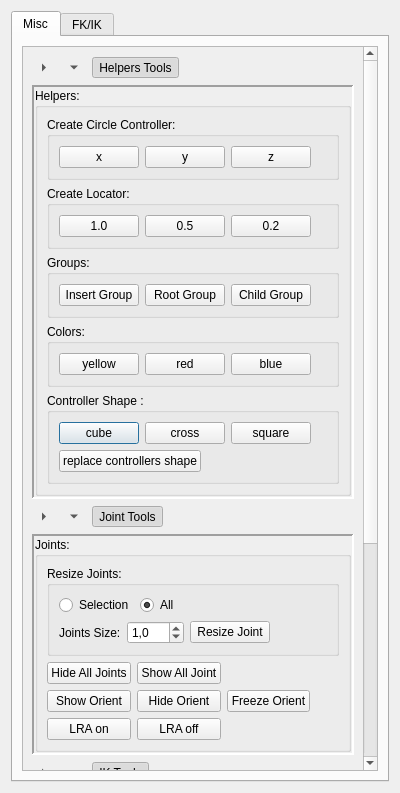
<?xml version="1.0" encoding="UTF-8"?>
<ui version="4.0">
 <class>Dialog</class>
 <widget class="QDialog" name="Dialog">
  <property name="geometry">
   <rect>
    <x>0</x>
    <y>0</y>
    <width>400</width>
    <height>793</height>
   </rect>
  </property>
  <property name="windowTitle">
   <string>My Maya Scripts</string>
  </property>
  <property name="locale">
   <locale language="French" country="France"/>
  </property>
  <layout class="QVBoxLayout" name="verticalLayout_3">
   <item>
    <widget class="QTabWidget" name="tabWidget">
     <property name="currentIndex">
      <number>0</number>
     </property>
     <widget class="QWidget" name="tab">
      <attribute name="title">
       <string>Misc</string>
      </attribute>
      <layout class="QVBoxLayout" name="verticalLayout_17">
       <item>
        <widget class="QScrollArea" name="scrollArea">
         <property name="widgetResizable">
          <bool>true</bool>
         </property>
         <widget class="QWidget" name="scrollAreaWidgetContents">
          <property name="geometry">
           <rect>
            <x>0</x>
            <y>0</y>
            <width>339</width>
            <height>980</height>
           </rect>
          </property>
          <layout class="QVBoxLayout" name="verticalLayout_4">
           <item>
            <layout class="QHBoxLayout" name="horizontalLayout_11">
             <item>
              <widget class="QToolButton" name="helpTool_arrowL_tb">
               <property name="enabled">
                <bool>true</bool>
               </property>
               <property name="text">
                <string>...</string>
               </property>
               <property name="autoRaise">
                <bool>true</bool>
               </property>
               <property name="arrowType">
                <enum>Qt::RightArrow</enum>
               </property>
              </widget>
             </item>
             <item>
              <widget class="QToolButton" name="helpTool_arrowD_tb">
               <property name="text">
                <string>...</string>
               </property>
               <property name="autoRaise">
                <bool>true</bool>
               </property>
               <property name="arrowType">
                <enum>Qt::DownArrow</enum>
               </property>
              </widget>
             </item>
             <item>
              <widget class="QToolButton" name="helpTool_tb">
               <property name="text">
                <string>Helpers Tools</string>
               </property>
               <property name="checkable">
                <bool>true</bool>
               </property>
               <property name="checked">
                <bool>true</bool>
               </property>
               <property name="popupMode">
                <enum>QToolButton::DelayedPopup</enum>
               </property>
               <property name="toolButtonStyle">
                <enum>Qt::ToolButtonTextBesideIcon</enum>
               </property>
               <property name="autoRaise">
                <bool>true</bool>
               </property>
               <property name="arrowType">
                <enum>Qt::NoArrow</enum>
               </property>
              </widget>
             </item>
             <item>
              <spacer name="horizontalSpacer_12">
               <property name="orientation">
                <enum>Qt::Horizontal</enum>
               </property>
               <property name="sizeHint" stdset="0">
                <size>
                 <width>40</width>
                 <height>20</height>
                </size>
               </property>
              </spacer>
             </item>
            </layout>
           </item>
           <item>
            <widget class="QFrame" name="frame">
             <property name="frameShape">
              <enum>QFrame::Panel</enum>
             </property>
             <property name="frameShadow">
              <enum>QFrame::Sunken</enum>
             </property>
             <property name="lineWidth">
              <number>2</number>
             </property>
             <layout class="QVBoxLayout" name="verticalLayout_5">
              <property name="margin">
               <number>1</number>
              </property>
              <item>
               <widget class="QGroupBox" name="helpers_grp">
                <property name="title">
                 <string>Helpers:</string>
                </property>
                <layout class="QVBoxLayout" name="verticalLayout_6">
                 <item>
                  <widget class="QGroupBox" name="groupBox_2">
                   <property name="title">
                    <string>Create Circle Controller:</string>
                   </property>
                   <layout class="QVBoxLayout" name="verticalLayout">
                    <item>
                     <layout class="QHBoxLayout" name="horizontalLayout">
                      <item>
                       <widget class="QPushButton" name="circleX_pb">
                        <property name="text">
                         <string>x</string>
                        </property>
                        <property name="autoDefault">
                         <bool>false</bool>
                        </property>
                       </widget>
                      </item>
                      <item>
                       <widget class="QPushButton" name="circleY_pb">
                        <property name="text">
                         <string>y</string>
                        </property>
                        <property name="autoDefault">
                         <bool>false</bool>
                        </property>
                       </widget>
                      </item>
                      <item>
                       <widget class="QPushButton" name="circleZ_pb">
                        <property name="text">
                         <string>z</string>
                        </property>
                        <property name="autoDefault">
                         <bool>false</bool>
                        </property>
                       </widget>
                      </item>
                      <item>
                       <spacer name="horizontalSpacer">
                        <property name="orientation">
                         <enum>Qt::Horizontal</enum>
                        </property>
                        <property name="sizeHint" stdset="0">
                         <size>
                          <width>40</width>
                          <height>20</height>
                         </size>
                        </property>
                       </spacer>
                      </item>
                     </layout>
                    </item>
                   </layout>
                  </widget>
                 </item>
                 <item>
                  <widget class="QGroupBox" name="groupBox_5">
                   <property name="title">
                    <string>Create Locator:</string>
                   </property>
                   <layout class="QVBoxLayout" name="verticalLayout_2">
                    <item>
                     <layout class="QHBoxLayout" name="horizontalLayout_2">
                      <item>
                       <widget class="QPushButton" name="loc10_pb">
                        <property name="text">
                         <string>1.0</string>
                        </property>
                        <property name="autoDefault">
                         <bool>false</bool>
                        </property>
                       </widget>
                      </item>
                      <item>
                       <widget class="QPushButton" name="loc05_pb">
                        <property name="text">
                         <string>0.5</string>
                        </property>
                        <property name="autoDefault">
                         <bool>false</bool>
                        </property>
                       </widget>
                      </item>
                      <item>
                       <widget class="QPushButton" name="loc02_pb">
                        <property name="text">
                         <string>0.2</string>
                        </property>
                        <property name="autoDefault">
                         <bool>false</bool>
                        </property>
                       </widget>
                      </item>
                      <item>
                       <spacer name="horizontalSpacer_2">
                        <property name="orientation">
                         <enum>Qt::Horizontal</enum>
                        </property>
                        <property name="sizeHint" stdset="0">
                         <size>
                          <width>40</width>
                          <height>20</height>
                         </size>
                        </property>
                       </spacer>
                      </item>
                     </layout>
                    </item>
                   </layout>
                  </widget>
                 </item>
                 <item>
                  <widget class="QGroupBox" name="groupBox_6">
                   <property name="title">
                    <string>Groups:</string>
                   </property>
                   <layout class="QVBoxLayout" name="verticalLayout_13">
                    <item>
                     <layout class="QHBoxLayout" name="horizontalLayout_4">
                      <item>
                       <widget class="QPushButton" name="insertGrp_pb">
                        <property name="text">
                         <string>Insert Group</string>
                        </property>
                        <property name="autoDefault">
                         <bool>false</bool>
                        </property>
                       </widget>
                      </item>
                      <item>
                       <widget class="QPushButton" name="rootGrp_pb">
                        <property name="toolTip">
                         <string>parent the selected object to a group, under the world. Break hierarchy if necessary.</string>
                        </property>
                        <property name="text">
                         <string>Root Group</string>
                        </property>
                        <property name="autoDefault">
                         <bool>false</bool>
                        </property>
                       </widget>
                      </item>
                      <item>
                       <widget class="QPushButton" name="childGrp_pb">
                        <property name="toolTip">
                         <string>insert group in hierarchy, as parent of the selected object</string>
                        </property>
                        <property name="text">
                         <string>Child Group</string>
                        </property>
                        <property name="autoDefault">
                         <bool>false</bool>
                        </property>
                       </widget>
                      </item>
                      <item>
                       <spacer name="horizontalSpacer_5">
                        <property name="orientation">
                         <enum>Qt::Horizontal</enum>
                        </property>
                        <property name="sizeHint" stdset="0">
                         <size>
                          <width>40</width>
                          <height>20</height>
                         </size>
                        </property>
                       </spacer>
                      </item>
                     </layout>
                    </item>
                   </layout>
                  </widget>
                 </item>
                 <item>
                  <widget class="QGroupBox" name="groupBox_11">
                   <property name="title">
                    <string>Colors:</string>
                   </property>
                   <layout class="QVBoxLayout" name="verticalLayout_15">
                    <item>
                     <layout class="QHBoxLayout" name="horizontalLayout_5">
                      <item>
                       <widget class="QPushButton" name="yellow_pb">
                        <property name="text">
                         <string>yellow</string>
                        </property>
                        <property name="autoDefault">
                         <bool>false</bool>
                        </property>
                       </widget>
                      </item>
                      <item>
                       <widget class="QPushButton" name="red_pb">
                        <property name="text">
                         <string>red</string>
                        </property>
                        <property name="autoDefault">
                         <bool>false</bool>
                        </property>
                       </widget>
                      </item>
                      <item>
                       <widget class="QPushButton" name="blue_pb">
                        <property name="text">
                         <string>blue</string>
                        </property>
                        <property name="autoDefault">
                         <bool>false</bool>
                        </property>
                       </widget>
                      </item>
                      <item>
                       <spacer name="horizontalSpacer_6">
                        <property name="orientation">
                         <enum>Qt::Horizontal</enum>
                        </property>
                        <property name="sizeHint" stdset="0">
                         <size>
                          <width>40</width>
                          <height>20</height>
                         </size>
                        </property>
                       </spacer>
                      </item>
                     </layout>
                    </item>
                   </layout>
                  </widget>
                 </item>
                 <item>
                  <widget class="QGroupBox" name="groupBox">
                   <property name="title">
                    <string>Controller Shape :</string>
                   </property>
                   <layout class="QVBoxLayout" name="verticalLayout_18">
                    <item>
                     <layout class="QHBoxLayout" name="horizontalLayout_13">
                      <item>
                       <widget class="QPushButton" name="ctrlCube_pb">
                        <property name="text">
                         <string>cube</string>
                        </property>
                       </widget>
                      </item>
                      <item>
                       <widget class="QPushButton" name="ctrlCross_pb">
                        <property name="text">
                         <string>cross</string>
                        </property>
                       </widget>
                      </item>
                      <item>
                       <widget class="QPushButton" name="strlSquare_pb">
                        <property name="text">
                         <string>square</string>
                        </property>
                       </widget>
                      </item>
                      <item>
                       <spacer name="horizontalSpacer_14">
                        <property name="orientation">
                         <enum>Qt::Horizontal</enum>
                        </property>
                        <property name="sizeHint" stdset="0">
                         <size>
                          <width>40</width>
                          <height>20</height>
                         </size>
                        </property>
                       </spacer>
                      </item>
                     </layout>
                    </item>
                    <item>
                     <layout class="QHBoxLayout" name="horizontalLayout_14">
                      <item>
                       <widget class="QPushButton" name="mergeControl_pb">
                        <property name="text">
                         <string>replace controllers shape</string>
                        </property>
                       </widget>
                      </item>
                      <item>
                       <spacer name="horizontalSpacer_15">
                        <property name="orientation">
                         <enum>Qt::Horizontal</enum>
                        </property>
                        <property name="sizeHint" stdset="0">
                         <size>
                          <width>40</width>
                          <height>20</height>
                         </size>
                        </property>
                       </spacer>
                      </item>
                     </layout>
                    </item>
                   </layout>
                  </widget>
                 </item>
                </layout>
               </widget>
              </item>
             </layout>
            </widget>
           </item>
           <item>
            <layout class="QHBoxLayout" name="horizontalLayout_10">
             <property name="spacing">
              <number>6</number>
             </property>
             <item>
              <widget class="QToolButton" name="jointTool_arrowL_tb">
               <property name="enabled">
                <bool>true</bool>
               </property>
               <property name="text">
                <string>...</string>
               </property>
               <property name="autoRaise">
                <bool>true</bool>
               </property>
               <property name="arrowType">
                <enum>Qt::RightArrow</enum>
               </property>
              </widget>
             </item>
             <item>
              <widget class="QToolButton" name="jointTool_arrowD_tb">
               <property name="text">
                <string>...</string>
               </property>
               <property name="autoRaise">
                <bool>true</bool>
               </property>
               <property name="arrowType">
                <enum>Qt::DownArrow</enum>
               </property>
              </widget>
             </item>
             <item>
              <widget class="QToolButton" name="jointTool_tb">
               <property name="text">
                <string>Joint Tools</string>
               </property>
               <property name="checkable">
                <bool>true</bool>
               </property>
               <property name="checked">
                <bool>true</bool>
               </property>
               <property name="popupMode">
                <enum>QToolButton::DelayedPopup</enum>
               </property>
               <property name="toolButtonStyle">
                <enum>Qt::ToolButtonTextBesideIcon</enum>
               </property>
               <property name="autoRaise">
                <bool>true</bool>
               </property>
               <property name="arrowType">
                <enum>Qt::NoArrow</enum>
               </property>
              </widget>
             </item>
             <item>
              <spacer name="horizontalSpacer_11">
               <property name="orientation">
                <enum>Qt::Horizontal</enum>
               </property>
               <property name="sizeHint" stdset="0">
                <size>
                 <width>40</width>
                 <height>20</height>
                </size>
               </property>
              </spacer>
             </item>
            </layout>
           </item>
           <item>
            <widget class="QFrame" name="frame_2">
             <property name="frameShape">
              <enum>QFrame::Panel</enum>
             </property>
             <property name="frameShadow">
              <enum>QFrame::Sunken</enum>
             </property>
             <property name="lineWidth">
              <number>2</number>
             </property>
             <layout class="QVBoxLayout" name="verticalLayout_12">
              <property name="spacing">
               <number>1</number>
              </property>
              <property name="sizeConstraint">
               <enum>QLayout::SetDefaultConstraint</enum>
              </property>
              <property name="margin">
               <number>1</number>
              </property>
              <item>
               <widget class="QGroupBox" name="joint_grp">
                <property name="title">
                 <string>Joints:</string>
                </property>
                <layout class="QVBoxLayout" name="verticalLayout_7">
                 <item>
                  <widget class="QGroupBox" name="groupBox_4">
                   <property name="title">
                    <string>Resize Joints:</string>
                   </property>
                   <layout class="QVBoxLayout" name="verticalLayout_11">
                    <item>
                     <layout class="QHBoxLayout" name="horizontalLayout_9">
                      <item>
                       <widget class="QRadioButton" name="jointSizeSel_rb1">
                        <property name="text">
                         <string>Selection</string>
                        </property>
                       </widget>
                      </item>
                      <item>
                       <widget class="QRadioButton" name="jointSizeSel_rb2">
                        <property name="text">
                         <string>All</string>
                        </property>
                        <property name="checked">
                         <bool>true</bool>
                        </property>
                       </widget>
                      </item>
                      <item>
                       <spacer name="horizontalSpacer_10">
                        <property name="orientation">
                         <enum>Qt::Horizontal</enum>
                        </property>
                        <property name="sizeHint" stdset="0">
                         <size>
                          <width>40</width>
                          <height>20</height>
                         </size>
                        </property>
                       </spacer>
                      </item>
                     </layout>
                    </item>
                    <item>
                     <layout class="QHBoxLayout" name="horizontalLayout_3">
                      <item>
                       <widget class="QLabel" name="label">
                        <property name="text">
                         <string>Joints Size:</string>
                        </property>
                       </widget>
                      </item>
                      <item>
                       <widget class="QDoubleSpinBox" name="jointSize_sb">
                        <property name="decimals">
                         <number>1</number>
                        </property>
                        <property name="singleStep">
                         <double>0.100000000000000</double>
                        </property>
                        <property name="value">
                         <double>1.000000000000000</double>
                        </property>
                       </widget>
                      </item>
                      <item>
                       <widget class="QPushButton" name="resizeJoint_pb">
                        <property name="text">
                         <string>Resize Joint</string>
                        </property>
                        <property name="autoDefault">
                         <bool>false</bool>
                        </property>
                       </widget>
                      </item>
                      <item>
                       <spacer name="horizontalSpacer_3">
                        <property name="orientation">
                         <enum>Qt::Horizontal</enum>
                        </property>
                        <property name="sizeHint" stdset="0">
                         <size>
                          <width>40</width>
                          <height>20</height>
                         </size>
                        </property>
                       </spacer>
                      </item>
                     </layout>
                    </item>
                   </layout>
                  </widget>
                 </item>
                 <item>
                  <layout class="QGridLayout" name="gridLayout">
                   <item row="1" column="2">
                    <widget class="QPushButton" name="freezeOrient_pb">
                     <property name="styleSheet">
                      <string notr="true"/>
                     </property>
                     <property name="text">
                      <string>Freeze Orient</string>
                     </property>
                     <property name="autoDefault">
                      <bool>false</bool>
                     </property>
                    </widget>
                   </item>
                   <item row="2" column="1">
                    <widget class="QPushButton" name="lraOff_pb">
                     <property name="text">
                      <string>LRA off</string>
                     </property>
                     <property name="autoDefault">
                      <bool>false</bool>
                     </property>
                    </widget>
                   </item>
                   <item row="0" column="1">
                    <widget class="QPushButton" name="showJoints_pb">
                     <property name="text">
                      <string>Show All Joint</string>
                     </property>
                     <property name="autoDefault">
                      <bool>false</bool>
                     </property>
                    </widget>
                   </item>
                   <item row="2" column="0">
                    <widget class="QPushButton" name="lraOn_pb">
                     <property name="text">
                      <string>LRA on</string>
                     </property>
                     <property name="autoDefault">
                      <bool>false</bool>
                     </property>
                    </widget>
                   </item>
                   <item row="1" column="1">
                    <widget class="QPushButton" name="hideOrient_pb">
                     <property name="text">
                      <string>Hide Orient</string>
                     </property>
                     <property name="autoDefault">
                      <bool>false</bool>
                     </property>
                    </widget>
                   </item>
                   <item row="0" column="0">
                    <widget class="QPushButton" name="hideJoint_pb">
                     <property name="text">
                      <string>Hide All Joints</string>
                     </property>
                     <property name="autoDefault">
                      <bool>false</bool>
                     </property>
                    </widget>
                   </item>
                   <item row="1" column="0">
                    <widget class="QPushButton" name="showOrient_pb">
                     <property name="text">
                      <string>Show Orient</string>
                     </property>
                     <property name="autoDefault">
                      <bool>false</bool>
                     </property>
                    </widget>
                   </item>
                   <item row="1" column="3">
                    <spacer name="horizontalSpacer_4">
                     <property name="orientation">
                      <enum>Qt::Horizontal</enum>
                     </property>
                     <property name="sizeHint" stdset="0">
                      <size>
                       <width>40</width>
                       <height>20</height>
                      </size>
                     </property>
                    </spacer>
                   </item>
                  </layout>
                 </item>
                </layout>
               </widget>
              </item>
             </layout>
            </widget>
           </item>
           <item>
            <layout class="QHBoxLayout" name="horizontalLayout_12">
             <item>
              <widget class="QToolButton" name="ikTool_arrowL_tb">
               <property name="enabled">
                <bool>true</bool>
               </property>
               <property name="text">
                <string>...</string>
               </property>
               <property name="autoRaise">
                <bool>true</bool>
               </property>
               <property name="arrowType">
                <enum>Qt::RightArrow</enum>
               </property>
              </widget>
             </item>
             <item>
              <widget class="QToolButton" name="ikTool_arrowD_tb">
               <property name="text">
                <string>...</string>
               </property>
               <property name="autoRaise">
                <bool>true</bool>
               </property>
               <property name="arrowType">
                <enum>Qt::DownArrow</enum>
               </property>
              </widget>
             </item>
             <item>
              <widget class="QToolButton" name="ikTool_tb">
               <property name="text">
                <string>IK Tools</string>
               </property>
               <property name="checkable">
                <bool>true</bool>
               </property>
               <property name="checked">
                <bool>true</bool>
               </property>
               <property name="popupMode">
                <enum>QToolButton::DelayedPopup</enum>
               </property>
               <property name="toolButtonStyle">
                <enum>Qt::ToolButtonTextBesideIcon</enum>
               </property>
               <property name="autoRaise">
                <bool>true</bool>
               </property>
               <property name="arrowType">
                <enum>Qt::NoArrow</enum>
               </property>
              </widget>
             </item>
             <item>
              <spacer name="horizontalSpacer_13">
               <property name="orientation">
                <enum>Qt::Horizontal</enum>
               </property>
               <property name="sizeHint" stdset="0">
                <size>
                 <width>40</width>
                 <height>20</height>
                </size>
               </property>
              </spacer>
             </item>
            </layout>
           </item>
           <item>
            <widget class="QFrame" name="frame_3">
             <property name="frameShape">
              <enum>QFrame::Panel</enum>
             </property>
             <property name="frameShadow">
              <enum>QFrame::Sunken</enum>
             </property>
             <property name="lineWidth">
              <number>2</number>
             </property>
             <property name="midLineWidth">
              <number>0</number>
             </property>
             <layout class="QVBoxLayout" name="verticalLayout_8">
              <property name="spacing">
               <number>6</number>
              </property>
              <property name="margin">
               <number>1</number>
              </property>
              <item>
               <widget class="QGroupBox" name="ikTools_grp">
                <property name="title">
                 <string>IK Tools:</string>
                </property>
                <layout class="QVBoxLayout" name="verticalLayout_9">
                 <item>
                  <widget class="QGroupBox" name="groupBox_8">
                   <property name="title">
                    <string>Dimensions:</string>
                   </property>
                   <layout class="QHBoxLayout" name="horizontalLayout_7">
                    <item>
                     <widget class="QPushButton" name="dim_pb">
                      <property name="text">
                       <string>create distance system</string>
                      </property>
                      <property name="autoDefault">
                       <bool>false</bool>
                      </property>
                     </widget>
                    </item>
                    <item>
                     <spacer name="horizontalSpacer_8">
                      <property name="orientation">
                       <enum>Qt::Horizontal</enum>
                      </property>
                      <property name="sizeHint" stdset="0">
                       <size>
                        <width>40</width>
                        <height>20</height>
                       </size>
                      </property>
                     </spacer>
                    </item>
                   </layout>
                  </widget>
                 </item>
                 <item>
                  <widget class="QGroupBox" name="groupBox_9">
                   <property name="title">
                    <string>Ribbon:</string>
                   </property>
                   <layout class="QVBoxLayout" name="verticalLayout_10">
                    <item>
                     <layout class="QHBoxLayout" name="horizontalLayout_6">
                      <item>
                       <widget class="QPushButton" name="plane_pb">
                        <property name="text">
                         <string>make Plane</string>
                        </property>
                        <property name="autoDefault">
                         <bool>false</bool>
                        </property>
                       </widget>
                      </item>
                      <item>
                       <widget class="QPushButton" name="ribbon_pb">
                        <property name="text">
                         <string>make Ribbon</string>
                        </property>
                        <property name="autoDefault">
                         <bool>false</bool>
                        </property>
                       </widget>
                      </item>
                      <item>
                       <spacer name="horizontalSpacer_7">
                        <property name="orientation">
                         <enum>Qt::Horizontal</enum>
                        </property>
                        <property name="sizeHint" stdset="0">
                         <size>
                          <width>40</width>
                          <height>20</height>
                         </size>
                        </property>
                       </spacer>
                      </item>
                     </layout>
                    </item>
                   </layout>
                  </widget>
                 </item>
                 <item>
                  <widget class="QGroupBox" name="groupBox_10">
                   <property name="title">
                    <string>IK Spline:</string>
                   </property>
                   <layout class="QVBoxLayout" name="verticalLayout_14">
                    <item>
                     <widget class="QGroupBox" name="groupBox_12">
                      <property name="title">
                       <string>Sections:</string>
                      </property>
                      <layout class="QVBoxLayout" name="verticalLayout_16">
                       <item>
                        <layout class="QHBoxLayout" name="horizontalLayout_8">
                         <item>
                          <widget class="QLabel" name="label_2">
                           <property name="text">
                            <string>parts</string>
                           </property>
                          </widget>
                         </item>
                         <item>
                          <widget class="QSpinBox" name="part_sb">
                           <property name="minimum">
                            <number>1</number>
                           </property>
                          </widget>
                         </item>
                         <item>
                          <widget class="QPushButton" name="arc_pb">
                           <property name="text">
                            <string>create arcLenght</string>
                           </property>
                           <property name="autoDefault">
                            <bool>false</bool>
                           </property>
                          </widget>
                         </item>
                         <item>
                          <spacer name="horizontalSpacer_9">
                           <property name="orientation">
                            <enum>Qt::Horizontal</enum>
                           </property>
                           <property name="sizeHint" stdset="0">
                            <size>
                             <width>40</width>
                             <height>20</height>
                            </size>
                           </property>
                          </spacer>
                         </item>
                        </layout>
                       </item>
                      </layout>
                     </widget>
                    </item>
                   </layout>
                  </widget>
                 </item>
                </layout>
               </widget>
              </item>
             </layout>
            </widget>
           </item>
           <item>
            <spacer name="verticalSpacer">
             <property name="orientation">
              <enum>Qt::Vertical</enum>
             </property>
             <property name="sizeHint" stdset="0">
              <size>
               <width>20</width>
               <height>40</height>
              </size>
             </property>
            </spacer>
           </item>
          </layout>
         </widget>
        </widget>
       </item>
      </layout>
     </widget>
     <widget class="QWidget" name="tab_2">
      <attribute name="title">
       <string>FK/IK</string>
      </attribute>
     </widget>
    </widget>
   </item>
  </layout>
  <action name="actionCoucou">
   <property name="checkable">
    <bool>true</bool>
   </property>
   <property name="text">
    <string>coucou</string>
   </property>
   <property name="toolTip">
    <string>action couou</string>
   </property>
  </action>
 </widget>
 <resources/>
 <connections>
  <connection>
   <sender>helpTool_tb</sender>
   <signal>clicked(bool)</signal>
   <receiver>helpers_grp</receiver>
   <slot>setVisible(bool)</slot>
   <hints>
    <hint type="sourcelabel">
     <x>124</x>
     <y>60</y>
    </hint>
    <hint type="destinationlabel">
     <x>137</x>
     <y>90</y>
    </hint>
   </hints>
  </connection>
  <connection>
   <sender>jointTool_tb</sender>
   <signal>clicked(bool)</signal>
   <receiver>joint_grp</receiver>
   <slot>setVisible(bool)</slot>
   <hints>
    <hint type="sourcelabel">
     <x>134</x>
     <y>385</y>
    </hint>
    <hint type="destinationlabel">
     <x>146</x>
     <y>415</y>
    </hint>
   </hints>
  </connection>
  <connection>
   <sender>ikTool_tb</sender>
   <signal>clicked(bool)</signal>
   <receiver>ikTools_grp</receiver>
   <slot>setVisible(bool)</slot>
   <hints>
    <hint type="sourcelabel">
     <x>122</x>
     <y>634</y>
    </hint>
    <hint type="destinationlabel">
     <x>156</x>
     <y>665</y>
    </hint>
   </hints>
  </connection>
  <connection>
   <sender>helpTool_arrowD_tb</sender>
   <signal>clicked()</signal>
   <receiver>helpTool_tb</receiver>
   <slot>click()</slot>
   <hints>
    <hint type="sourcelabel">
     <x>71</x>
     <y>64</y>
    </hint>
    <hint type="destinationlabel">
     <x>98</x>
     <y>64</y>
    </hint>
   </hints>
  </connection>
  <connection>
   <sender>helpTool_arrowL_tb</sender>
   <signal>clicked()</signal>
   <receiver>helpTool_tb</receiver>
   <slot>click()</slot>
   <hints>
    <hint type="sourcelabel">
     <x>38</x>
     <y>63</y>
    </hint>
    <hint type="destinationlabel">
     <x>103</x>
     <y>63</y>
    </hint>
   </hints>
  </connection>
  <connection>
   <sender>jointTool_arrowD_tb</sender>
   <signal>clicked()</signal>
   <receiver>jointTool_tb</receiver>
   <slot>click()</slot>
   <hints>
    <hint type="sourcelabel">
     <x>69</x>
     <y>385</y>
    </hint>
    <hint type="destinationlabel">
     <x>112</x>
     <y>386</y>
    </hint>
   </hints>
  </connection>
  <connection>
   <sender>jointTool_arrowL_tb</sender>
   <signal>clicked()</signal>
   <receiver>jointTool_tb</receiver>
   <slot>click()</slot>
   <hints>
    <hint type="sourcelabel">
     <x>47</x>
     <y>384</y>
    </hint>
    <hint type="destinationlabel">
     <x>124</x>
     <y>386</y>
    </hint>
   </hints>
  </connection>
  <connection>
   <sender>ikTool_arrowD_tb</sender>
   <signal>clicked()</signal>
   <receiver>ikTool_tb</receiver>
   <slot>click()</slot>
   <hints>
    <hint type="sourcelabel">
     <x>69</x>
     <y>636</y>
    </hint>
    <hint type="destinationlabel">
     <x>118</x>
     <y>631</y>
    </hint>
   </hints>
  </connection>
  <connection>
   <sender>ikTool_arrowL_tb</sender>
   <signal>clicked()</signal>
   <receiver>ikTool_tb</receiver>
   <slot>click()</slot>
   <hints>
    <hint type="sourcelabel">
     <x>43</x>
     <y>645</y>
    </hint>
    <hint type="destinationlabel">
     <x>102</x>
     <y>637</y>
    </hint>
   </hints>
  </connection>
  <connection>
   <sender>helpTool_tb</sender>
   <signal>clicked(bool)</signal>
   <receiver>helpTool_arrowD_tb</receiver>
   <slot>setVisible(bool)</slot>
   <hints>
    <hint type="sourcelabel">
     <x>144</x>
     <y>60</y>
    </hint>
    <hint type="destinationlabel">
     <x>71</x>
     <y>58</y>
    </hint>
   </hints>
  </connection>
  <connection>
   <sender>helpTool_tb</sender>
   <signal>clicked(bool)</signal>
   <receiver>helpTool_arrowL_tb</receiver>
   <slot>setHidden(bool)</slot>
   <hints>
    <hint type="sourcelabel">
     <x>155</x>
     <y>63</y>
    </hint>
    <hint type="destinationlabel">
     <x>44</x>
     <y>71</y>
    </hint>
   </hints>
  </connection>
  <connection>
   <sender>jointTool_tb</sender>
   <signal>clicked(bool)</signal>
   <receiver>jointTool_arrowD_tb</receiver>
   <slot>setVisible(bool)</slot>
   <hints>
    <hint type="sourcelabel">
     <x>119</x>
     <y>377</y>
    </hint>
    <hint type="destinationlabel">
     <x>68</x>
     <y>377</y>
    </hint>
   </hints>
  </connection>
  <connection>
   <sender>jointTool_tb</sender>
   <signal>clicked(bool)</signal>
   <receiver>jointTool_arrowL_tb</receiver>
   <slot>setHidden(bool)</slot>
   <hints>
    <hint type="sourcelabel">
     <x>128</x>
     <y>391</y>
    </hint>
    <hint type="destinationlabel">
     <x>37</x>
     <y>392</y>
    </hint>
   </hints>
  </connection>
  <connection>
   <sender>ikTool_tb</sender>
   <signal>clicked(bool)</signal>
   <receiver>ikTool_arrowD_tb</receiver>
   <slot>setVisible(bool)</slot>
   <hints>
    <hint type="sourcelabel">
     <x>129</x>
     <y>643</y>
    </hint>
    <hint type="destinationlabel">
     <x>69</x>
     <y>643</y>
    </hint>
   </hints>
  </connection>
  <connection>
   <sender>ikTool_tb</sender>
   <signal>clicked(bool)</signal>
   <receiver>ikTool_arrowL_tb</receiver>
   <slot>setHidden(bool)</slot>
   <hints>
    <hint type="sourcelabel">
     <x>137</x>
     <y>636</y>
    </hint>
    <hint type="destinationlabel">
     <x>44</x>
     <y>631</y>
    </hint>
   </hints>
  </connection>
 </connections>
</ui>
